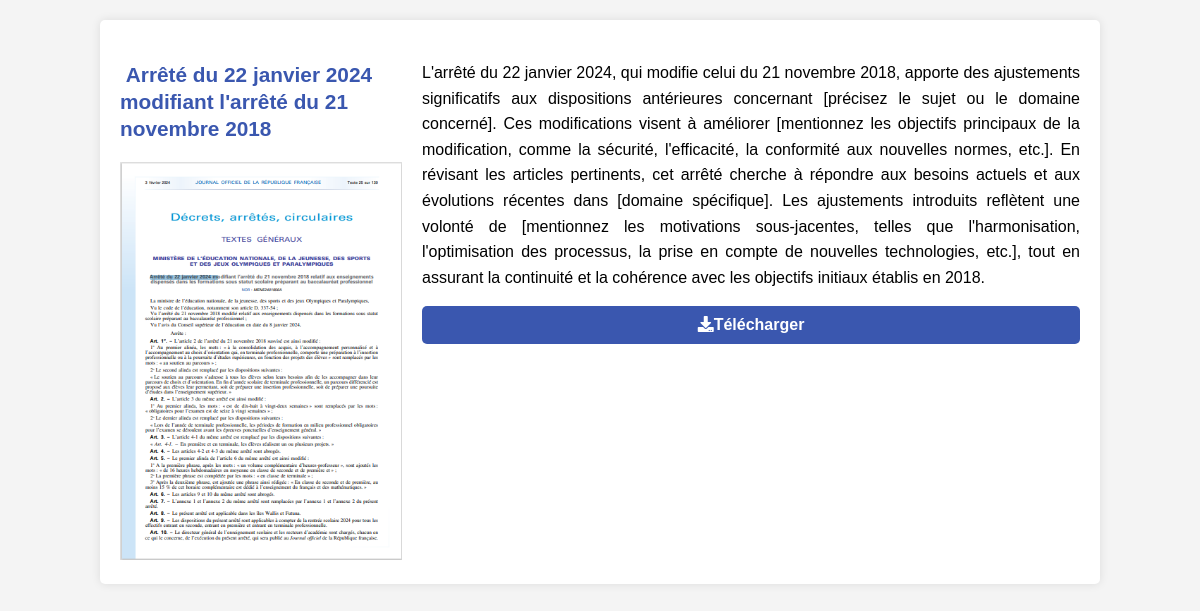
The page /presentation/contenupublication.php?id=111 on the database its author committed.
### tables this page shows
CREATE TABLE `publication` (
  `idP` int(11) NOT NULL,
  `titreP` varchar(400) DEFAULT NULL,
  `dateP` datetime DEFAULT NULL,
  `document` varchar(250) DEFAULT NULL,
  `contenuP` varchar(2000) DEFAULT NULL,
  `auteurP` varchar(30) DEFAULT NULL,
  `idU_Utilisateur` int(11) DEFAULT NULL,
  `type_document` varchar(50) DEFAULT NULL,
  `image_descriptive` varchar(400) DEFAULT NULL,
  `valide` tinyint(1) DEFAULT NULL,
  `id_pays` int(11) DEFAULT NULL,
  `id_organisation` int(11) DEFAULT NULL,
  `id_continent` int(11) DEFAULT NULL
);

### access_donnees/basedonnee.php (called while the page is built, shortened)
<?php
class basedonnee{
private $pdo;
function __construct(){
    $this->pdo = new PDO(self::DNS, self::username, self::password);
    $this->pdo->setAttribute(PDO::ATTR_ERRMODE, PDO::ERRMODE_EXCEPTION);
}
function request($sql, $params = null)
{
    $req = $this->pdo->prepare($sql);
    if ($params == null) {
        $req->execute();
    } else {
        $req->execute($params);
    }
    return $req;
}
function recover($req, $one = true)
{
    $datas = null;
    $req->setFetchMode(PDO::FETCH_OBJ);
    if ($one == true) {
        $datas = $req->fetch();
    } else {
        $datas = $req->fetchAll();
    }
    return $datas;
}
}
?>

### presentation/contenupublication.php (the view, shortened to what this page needs)
<!DOCTYPE html>
<html>
<head>
  <link rel="stylesheet" href="https://cdnjs.cloudflare.com/ajax/libs/font-awesome/5.15.4/css/all.min.css">
</head>
<body>
  <?php
  require_once '../access_donnees/basedonnee.php';
  $db = new basedonnee();
  $publicationId = isset($_GET['id']) ? $_GET['id'] : '';
  $sql = "SELECT * FROM Publication WHERE idP = :id";
  $result = $db->request($sql, ['id' => $publicationId]);
  $publication = $db->recover($result, false)[0];
  ?>
  <div class="container">
    <div class="left-side">
    <h3 class="publication-title"> <?php echo $publication->titreP ?></h3>
      <div class="image-container">
        <img src="<?php echo ($publication->image_descriptive != "") ? $publication->image_descriptive : $publication->document; ?>" alt="<?php echo $publication->titreP; ?>">
      </div>
    </div>
    <div class="right-side">
      <div class="details">
        <p><?php echo $publication->contenuP; ?></p>
        <?php
        $isImage = getimagesize($publication->document);
        if ($isImage !== false) {
            echo '<a href="' . $publication->document . '" download>Télécharger</a>';
        }
        else {
        echo '<a class="btn btn-primary document-link" href="#" onclick="downloadPDF(\'' . $publication->document . '\')"><i class="fas fa-download"></i>Télécharger</a>';
        }
        ?>
      </div>
    </div>
  </div>
</body>
</html>

### presentation/contenupublication.php (style rules this page uses)
body { font-family: sans-serif; margin: 0; padding: 0; background-color: #f4f4f4; }
.container { width: 80%; margin: 20px auto; background-color: white; padding: 20px; border-radius: 5px; box-shadow: 0 0 10px rgba(0, 0, 0, 0.1); display: flex; }
.left-side { width: 30%; margin-right: 20px; }
.right-side { width: 70%; }
.image-container { margin-top: 20px; }
img { max-width: 100%; height: auto; }
.details { margin-top: 20px; }
.details p { line-height: 1.6; }
a { color: white; text-decoration: none; font-weight: bold; padding: 10px 20px; background-color: #3a57af; display: block; margin-top: 10px; border-radius: 5px; text-align: center; }
p { text-align: justify; }
.publication-title { font-size: 1.3em; margin-bottom: 10px; color: #3a57af; font-weight: bold; word-wrap: break-word; white-space: pre-wrap; overflow: hidden; text-overflow: ellipsis; max-height: 3.9em; line-height: 1.3em; }

### rows shown on the page
publication: titreP "Arrêté du 22 janvier 2024 modifiant l'arrêté du 21 novembre 2018", image_descriptive (picture), contenuP "L'arrêté du 22 janvier 2024, qui modifie celui du 21 novembre 2018, apporte des ajustements significatifs aux dispositions antérieures concernant [précisez le sujet ou le domaine concerné]. Ces modifications visent à améliorer [mentionnez les objectifs principaux de la modification, comme la sécurité, l'efficacité, la conformité aux nouvelles normes, etc.]. En révisant les articles pertinents, cet arrêté cherche à répondre aux besoins actuels et aux évolutions récentes dans [domaine spécifique]. Les ajustements introduits reflètent une volonté de [mentionnez les motivations sous-jacentes, telles que l'harmonisation, l'optimisation des processus, la prise en compte de nouvelles technologies,…"
